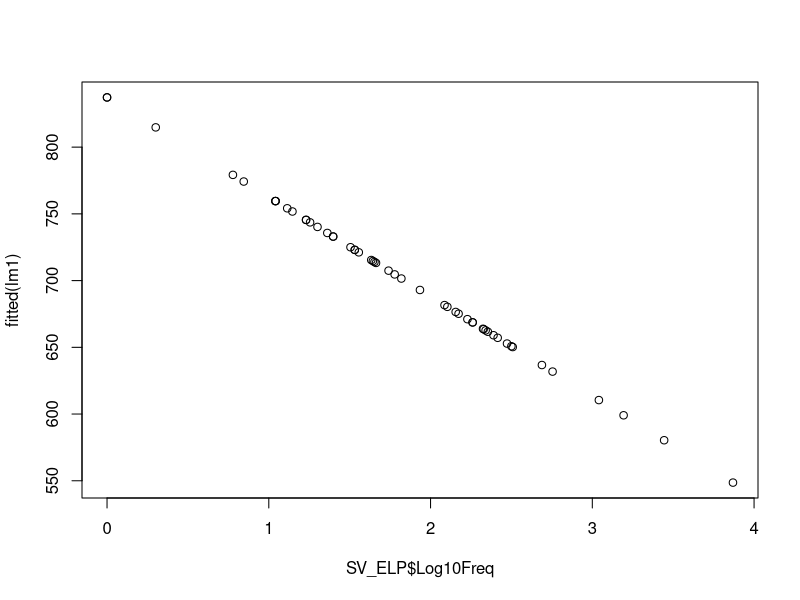
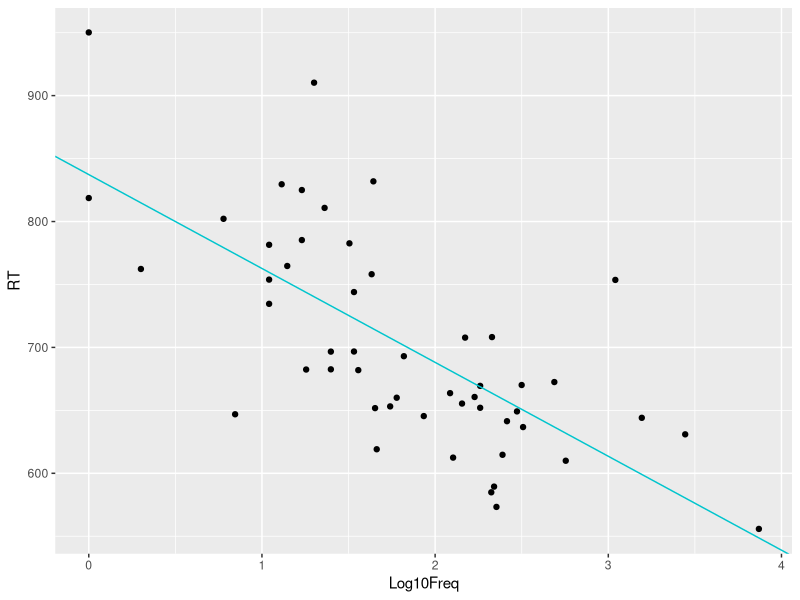

Here is the R script that generated these plots, in order:
setwd("D:/Workspace/Personal/RUB2022/VAMoS/StatistikGrundlagen2/Week3")
library(readxl)
library(ggplot2)

ELP <- read.csv("ELP_full_length_frequency.csv", sep = ",", dec= ".", header = TRUE)
SV <- read.csv("winter_2016_senses_valence.csv", sep = ",", dec= ".", header = TRUE)

SV_ELP <- merge(SV, ELP, by = "Word")
SV_ELP <- SV_ELP[SV_ELP$Modality == "Taste"|SV_ELP$Modality == "Smell", ]

lm1 <- lm(RT ~ Log10Freq, data = SV_ELP)
summary(lm1)
cf <- coef(lm1)

newdata = data.frame(Log10Freq=1)
predict(lm1, newdata)

SV_ELP[SV_ELP$Word == "bland",]
lm1$residuals

plot(SV_ELP$Log10Freq, fitted(lm1))
ggplot(SV_ELP, aes(x = Log10Freq, y = RT))+
  geom_point()+
  geom_abline(intercept = 837.27, slope = -74.59, colour = "turquoise3")
resid <- lm1$residuals
sum(lm1$residuals^2)